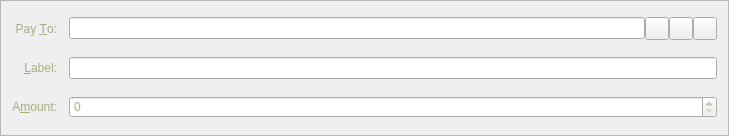
<?xml version="1.0" encoding="UTF-8"?>
<ui version="4.0">
 <class>SendCoinsEntry</class>
 <widget class="QFrame" name="SendCoinsEntry">
  <property name="geometry">
   <rect>
    <x>0</x>
    <y>0</y>
    <width>729</width>
    <height>136</height>
   </rect>
  </property>
  <property name="windowTitle">
   <string>Form</string>
  </property>
  <property name="styleSheet">
   <string notr="true">background-image: url(:/images/bkg2);
color: rgb(255, 249, 178);
color: rgb(170, 170, 127);</string>
  </property>
  <property name="frameShape">
   <enum>QFrame::StyledPanel</enum>
  </property>
  <property name="frameShadow">
   <enum>QFrame::Sunken</enum>
  </property>
  <layout class="QGridLayout" name="gridLayout">
   <property name="spacing">
    <number>12</number>
   </property>
   <item row="5" column="0">
    <widget class="QLabel" name="label">
     <property name="text">
      <string>A&amp;mount:</string>
     </property>
     <property name="alignment">
      <set>Qt::AlignRight|Qt::AlignTrailing|Qt::AlignVCenter</set>
     </property>
     <property name="buddy">
      <cstring>payAmount</cstring>
     </property>
    </widget>
   </item>
   <item row="3" column="0">
    <widget class="QLabel" name="label_2">
     <property name="text">
      <string>Pay &amp;To:</string>
     </property>
     <property name="alignment">
      <set>Qt::AlignRight|Qt::AlignTrailing|Qt::AlignVCenter</set>
     </property>
     <property name="buddy">
      <cstring>payTo</cstring>
     </property>
    </widget>
   </item>
   <item row="5" column="1">
    <widget class="BitcoinAmountField" name="payAmount"/>
   </item>
   <item row="4" column="0">
    <widget class="QLabel" name="label_4">
     <property name="text">
      <string>&amp;Label:</string>
     </property>
     <property name="alignment">
      <set>Qt::AlignRight|Qt::AlignTrailing|Qt::AlignVCenter</set>
     </property>
     <property name="buddy">
      <cstring>addAsLabel</cstring>
     </property>
    </widget>
   </item>
   <item row="3" column="1">
    <layout class="QHBoxLayout" name="payToLayout">
     <property name="spacing">
      <number>0</number>
     </property>
     <item>
      <widget class="QValidatedLineEdit" name="payTo">
       <property name="toolTip">
        <string>The address to send the payment to (e.g. 1NS17iag9jJgTHD1VXjvLCEnZuQ3rJDE9L)</string>
       </property>
       <property name="maxLength">
        <number>34</number>
       </property>
      </widget>
     </item>
     <item>
      <widget class="QToolButton" name="addressBookButton">
       <property name="toolTip">
        <string>Choose address from address book</string>
       </property>
       <property name="text">
        <string/>
       </property>
       <property name="icon">
        <iconset resource="../bitcoin.qrc">
         <normaloff>:/icons/address-book</normaloff>:/icons/address-book</iconset>
       </property>
       <property name="shortcut">
        <string>Alt+A</string>
       </property>
      </widget>
     </item>
     <item>
      <widget class="QToolButton" name="pasteButton">
       <property name="toolTip">
        <string>Paste address from clipboard</string>
       </property>
       <property name="text">
        <string/>
       </property>
       <property name="icon">
        <iconset resource="../bitcoin.qrc">
         <normaloff>:/icons/editpaste</normaloff>:/icons/editpaste</iconset>
       </property>
       <property name="shortcut">
        <string>Alt+P</string>
       </property>
      </widget>
     </item>
     <item>
      <widget class="QToolButton" name="deleteButton">
       <property name="toolTip">
        <string>Remove this recipient</string>
       </property>
       <property name="text">
        <string/>
       </property>
       <property name="icon">
        <iconset resource="../bitcoin.qrc">
         <normaloff>:/icons/remove</normaloff>:/icons/remove</iconset>
       </property>
      </widget>
     </item>
    </layout>
   </item>
   <item row="4" column="1">
    <widget class="QValidatedLineEdit" name="addAsLabel">
     <property name="toolTip">
      <string>Enter a label for this address to add it to your address book</string>
     </property>
    </widget>
   </item>
  </layout>
 </widget>
 <customwidgets>
  <customwidget>
   <class>BitcoinAmountField</class>
   <extends>QSpinBox</extends>
   <header>bitcoinamountfield.h</header>
   <container>1</container>
  </customwidget>
  <customwidget>
   <class>QValidatedLineEdit</class>
   <extends>QLineEdit</extends>
   <header>qvalidatedlineedit.h</header>
  </customwidget>
 </customwidgets>
 <resources>
  <include location="../bitcoin.qrc"/>
 </resources>
 <connections/>
</ui>
